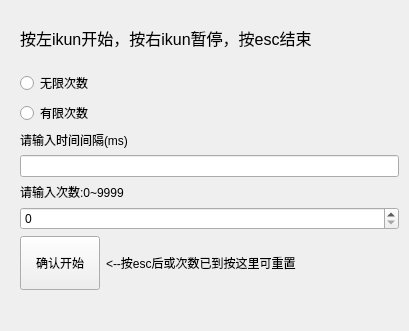
<?xml version="1.0" encoding="UTF-8"?>
<ui version="4.0">
 <class>MainWindow</class>
 <widget class="QMainWindow" name="MainWindow">
  <property name="geometry">
   <rect>
    <x>0</x>
    <y>0</y>
    <width>409</width>
    <height>331</height>
   </rect>
  </property>
  <property name="windowTitle">
   <string>MainWindow</string>
  </property>
  <property name="windowIcon">
   <iconset resource="resource.qrc">
    <normaloff>:/new/prefix1/mouse.png</normaloff>:/new/prefix1/mouse.png</iconset>
  </property>
  <widget class="QWidget" name="centralwidget">
   <property name="sizePolicy">
    <sizepolicy hsizetype="Preferred" vsizetype="Preferred">
     <horstretch>0</horstretch>
     <verstretch>0</verstretch>
    </sizepolicy>
   </property>
   <widget class="QWidget" name="">
    <property name="geometry">
     <rect>
      <x>20</x>
      <y>11</y>
      <width>379</width>
      <height>279</height>
     </rect>
    </property>
    <layout class="QVBoxLayout" name="verticalLayout_3">
     <item>
      <widget class="QLabel" name="label_2">
       <property name="font">
        <font>
         <pointsize>12</pointsize>
        </font>
       </property>
       <property name="text">
        <string>按左ikun开始，按右ikun暂停，按esc结束</string>
       </property>
      </widget>
     </item>
     <item>
      <layout class="QVBoxLayout" name="verticalLayout_2">
       <item>
        <widget class="QRadioButton" name="mugen">
         <property name="text">
          <string>无限次数</string>
         </property>
        </widget>
       </item>
       <item>
        <widget class="QRadioButton" name="newNumber">
         <property name="text">
          <string>有限次数</string>
         </property>
        </widget>
       </item>
      </layout>
     </item>
     <item>
      <layout class="QVBoxLayout" name="verticalLayout">
       <item>
        <widget class="QLabel" name="label">
         <property name="text">
          <string>请输入时间间隔(ms)</string>
         </property>
        </widget>
       </item>
       <item>
        <widget class="QLineEdit" name="lineEdit">
         <property name="toolTip">
          <string>&lt;html&gt;&lt;head/&gt;&lt;body&gt;&lt;p&gt;0~9999，默认100&lt;/p&gt;&lt;/body&gt;&lt;/html&gt;</string>
         </property>
         <property name="whatsThis">
          <string>&lt;html&gt;&lt;head/&gt;&lt;body&gt;&lt;p&gt;&lt;br/&gt;&lt;/p&gt;&lt;/body&gt;&lt;/html&gt;</string>
         </property>
         <property name="text">
          <string/>
         </property>
        </widget>
       </item>
       <item>
        <widget class="QLabel" name="label_3">
         <property name="text">
          <string>请输入次数:0~9999</string>
         </property>
        </widget>
       </item>
       <item>
        <widget class="QSpinBox" name="spinBox"/>
       </item>
      </layout>
     </item>
     <item>
      <layout class="QHBoxLayout" name="horizontalLayout">
       <item>
        <widget class="QPushButton" name="pushButton">
         <property name="sizePolicy">
          <sizepolicy hsizetype="Fixed" vsizetype="Preferred">
           <horstretch>0</horstretch>
           <verstretch>0</verstretch>
          </sizepolicy>
         </property>
         <property name="text">
          <string>确认开始</string>
         </property>
        </widget>
       </item>
       <item>
        <widget class="QLabel" name="label_4">
         <property name="font">
          <font>
           <pointsize>9</pointsize>
          </font>
         </property>
         <property name="text">
          <string>&lt;--按esc后或次数已到按这里可重置</string>
         </property>
        </widget>
       </item>
      </layout>
     </item>
    </layout>
   </widget>
  </widget>
  <widget class="QMenuBar" name="menubar">
   <property name="geometry">
    <rect>
     <x>0</x>
     <y>0</y>
     <width>409</width>
     <height>26</height>
    </rect>
   </property>
  </widget>
 </widget>
 <resources>
  <include location="resource.qrc"/>
 </resources>
 <connections/>
</ui>
